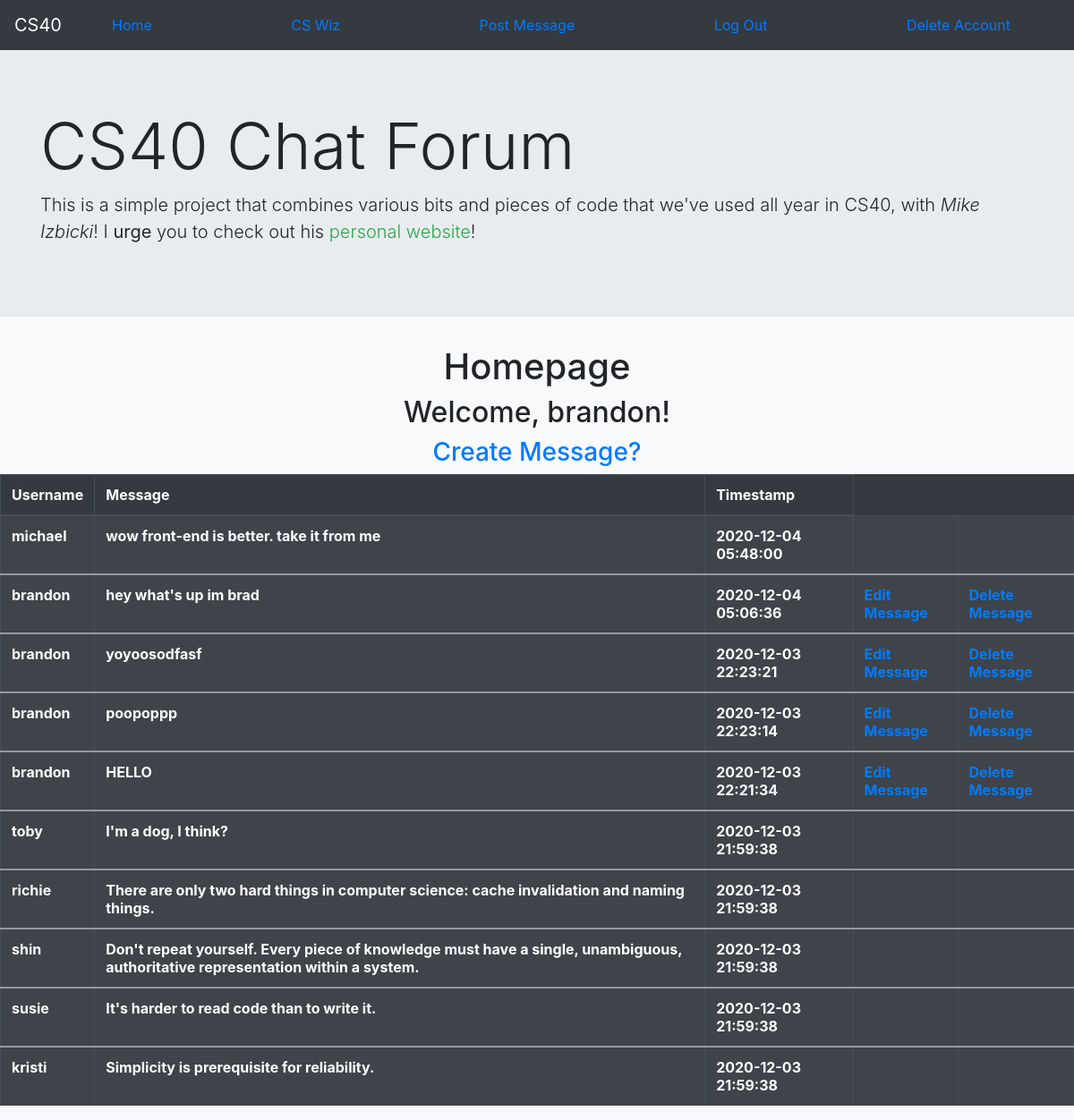
The page / (signed in) on the database its author committed.
### tables this page shows
CREATE TABLE users (
    id INTEGER PRIMARY KEY,
    username TEXT NOT NULL UNIQUE,
    password TEXT NOT NULL,
    age INTEGER
);

CREATE TABLE messages (
    id integer primary key,
    sender_id integer not null,
    message text not null,
    created_at timestamp not null default current_timestamp
    );

### twitter.py (the view)
@app.route('/')
def root():
    con = sqlite3.connect('twitter_database.db')
    cur = con.cursor()
    sql = """
        SELECT sender_id, message, created_at, id FROM messages;
    """
    cur.execute(sql)
    results = cur.fetchall()
    messages = []
    for result in results:
        sql = """
            SELECT username FROM users WHERE id=?
        """
        cur.execute(sql, (result[0],))
        username_rows = cur.fetchall()
        for username_row in username_rows:
            username = username_row[0]
        messages.insert(0, {
            'text': result[1],
            'username': username,
            'created_at': result[2],
            'id': result[3]
        })
    if logged_in:
        return render_template(
            'root.html',
            username=request.cookies.get('username'),
            messages=messages
        )
    else:
        return render_template(
            'root.html',
            messages=messages,
        )

### templates/root.html
{% extends 'base.html' %}
{% block title %}
        <div class="container-fluid d-flex justify-content-center">
            <h1>Homepage</h1>
        </div>
{% endblock %}
{% block content %}
        {% if username %}
        <div class="container-fluid d-flex justify-content-center">
            <h2>Welcome, {{username}}!</h2>
        </div>
        <div class="container-fluid d-flex justify-content-center">
            <h3><a href='/create_message'>Create Message?</a></h3>
        </div>
        {% endif %}
        <table class="table table-dark table-striped table-bordered table-hover">
            <thead>
                <tr>
                    <th scope="col">Username</th>
                    <th scope="col">Message</th>
                    <th scope="col">Timestamp</th>
                </tr>
            </thead>
            {% for message in messages %}
            <tbody>
                <tr>
                    <th>{{ message.username }}</th>
                    <th>{{ message.text }}</th>
                    <th>{{ message.created_at }}</th>
                    <th>{% if username==message.username %}<a href="/edit_message/{{message.id}}">Edit Message</a>{% endif %}</th>
                    <th>{% if username==message.username %}<a href="/delete_message/{{message.id}}">Delete Message</a>{% endif %}</th>
                </tr>
            </tbody>
            {% endfor %}
        </table>
{% endblock %}

### rows shown on the page
users: username "brandon", username "brandon" "brandon" "brandon" "brandon"
users: username "michael"
messages: text "wow front-end is better. take it from me", created_at "2020-12-04 05:48:00"
messages: text "hey what's up im brad", created_at "2020-12-04 05:06:36"
messages: text "yoyoosodfasf", created_at "2020-12-03 22:23:21"
messages: text "poopoppp", created_at "2020-12-03 22:23:14"
messages: text "HELLO", created_at "2020-12-03 22:21:34"
users: username "toby"
messages: text "I'm a dog, I think?", created_at "2020-12-03 21:59:38"
users: username "richie"
messages: text "There are only two hard things in computer science: cache invalidation and naming things.", created_at "2020-12-03 21:59:38"
users: username "shin"
messages: text "Don't repeat yourself. Every piece of knowledge must have a single, unambiguous, authoritative representation within a system.", created_at "2020-12-03 21:59:38"
users: username "susie"
messages: text "It's harder to read code than to write it.", created_at "2020-12-03 21:59:38"
users: username "kristi"
messages: text "Simplicity is prerequisite for reliability.", created_at "2020-12-03 21:59:38"
